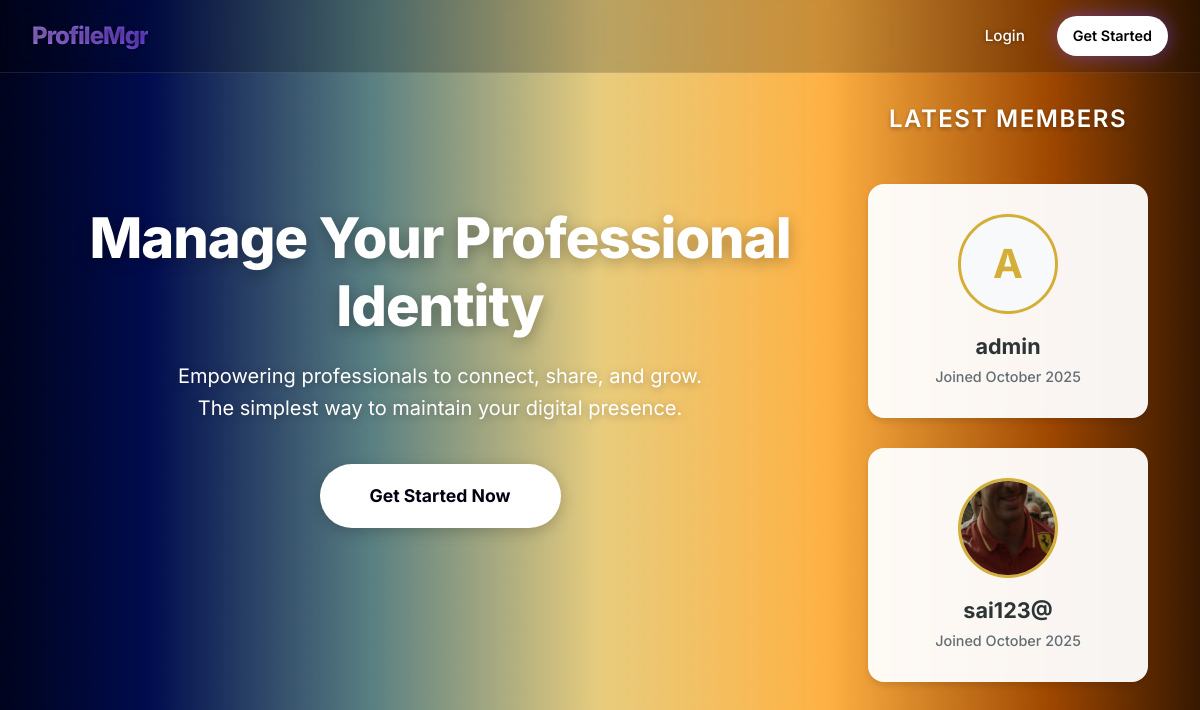
The app's page /, older data.
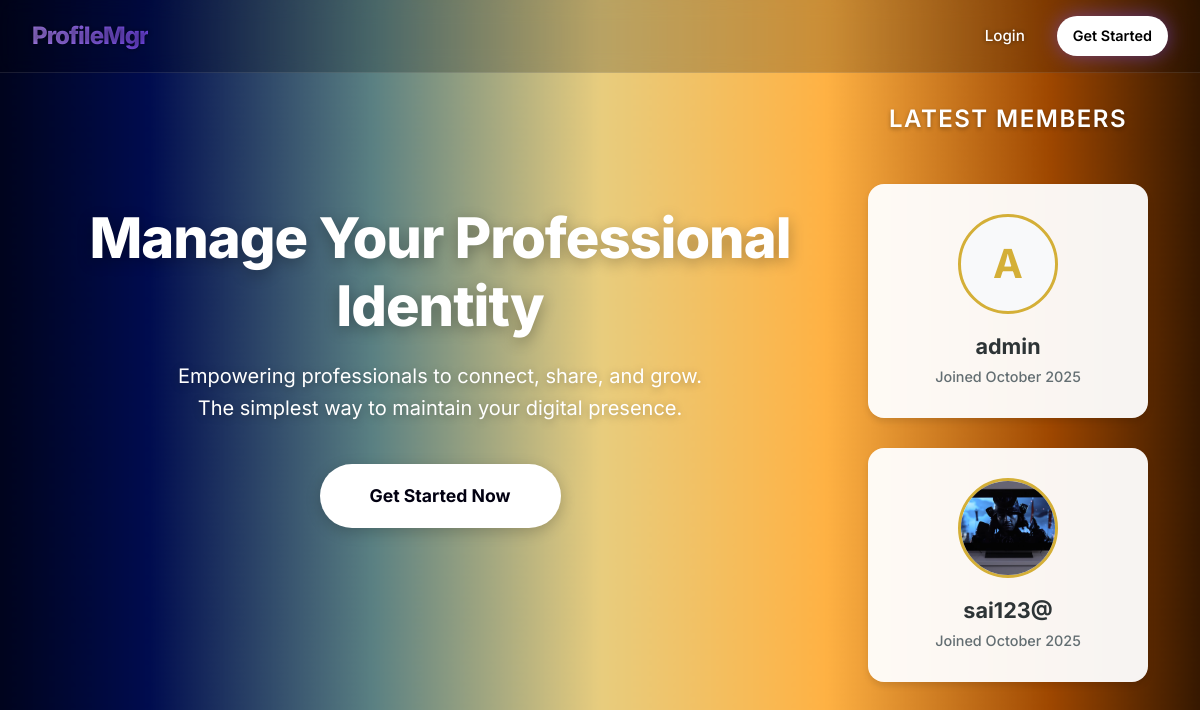
The same page, newer data.
### application/models.py (models this page shows, shortened)
class UserProfile(models.Model):
    user = models.OneToOneField(User, on_delete=models.CASCADE)
    bio = models.TextField(max_length=500, blank=True)
    photo = models.ImageField(upload_to='profile_photos/', blank=True, null=True)
    created_at = models.DateTimeField(auto_now_add=True, db_index=True)

### application/views.py (the view)
# urls.py: path('', views.home, name='home'),
def home(request):
    latest_profiles = UserProfile.objects.select_related('user').order_by('-created_at')[:5]
    total_users = UserProfile.objects.count()
    return render(request, 'home.html', {
        'latest_profiles': latest_profiles,
        'total_users': total_users
    })

### templates/home.html (shortened to what this page needs)
{% extends 'base.html' %}
{% load static %}
{% block content %}
<div class="hero">
  <h1 class="text-focus-in">Manage Your Professional Identity</h1>
  <p class="text-focus-in" style="animation-delay: 0.2s;">Empowering professionals to connect, share, and grow. <br>The
    simplest way to maintain your digital presence.</p>
  {% if not user.is_authenticated %}
  <a href="{% url 'register' %}" class="cta-button">Get Started Now</a>
  {% else %}
  <a href="{% url 'profile' %}" class="cta-button">Go to Dashboard</a>
  {% endif %}
</div>
<div class="profiles-container">
  <h2 class="section-title text-focus-in">Latest Members</h2>
  <div class="grid">
    {% for profile in latest_profiles %}
    <div class="profile-card">
      {% if profile.photo %}
      <img src="{{ profile.photo.url }}" alt="{{ profile.user.username }}" class="profile-avatar">
      {% else %}
      <div class="profile-avatar">
        {{ profile.user.username|make_list|first|upper }}
      </div>
      {% endif %}
      <h3 class="profile-name">{{ profile.user.username }}</h3>
      <div class="profile-meta">Joined {{ profile.user.date_joined|date:"F Y" }}</div>
    </div>
    {% empty %}
    <div style="grid-column: 1/-1; text-align: center; font-size: 1.2rem; opacity: 0.7;">
      No profiles found yet. Be the first to join!
    </div>
    {% endfor %}
  </div>
</div>
{% endblock %}

### templates/base.html (shortened to what this page needs)
{% load static %}
<!doctype html>
<html lang="en">
<head>
    <link rel="stylesheet" href="{% static 'main.css' %}?v={% now 'U' %}">
</head>
<body>
    <nav class="navbar">
        <a href="{% url 'home' %}" class="logo">
            ProfileMgr
        </a>
        <div class="nav-links">
            {% if user.is_authenticated %}
            <a href="{% url 'home' %}"
                class="nav-link {% if request.resolver_match.url_name == 'home' %}active{% endif %}">Home</a>
            <a href="{% url 'profile' %}"
                class="nav-link {% if request.resolver_match.url_name == 'profile' %}active{% endif %}">Profile</a>
            <form method="post" action="{% url 'logout' %}" class="inline-form logout-anim-trigger"
                style="display:inline;">
                {% csrf_token %}
                <button type="submit" class="nav-btn">Logout</button>
            </form>
            {% else %}
            <a href="{% url 'login' %}" class="nav-link">Login</a>
            <a href="{% url 'register' %}" class="nav-btn primary">Get Started</a>
            {% endif %}
        </div>
    </nav>
    <main class="main-content">
        {% block content %}{% endblock %}
    </main>
</body>
</html>

### static/main.css (style rules this page uses)
:root { --bg-deep: #0f0c29; --bg-gradient: linear-gradient(135deg, #0f0c29, #302b63, #24243e); --glass-bg: rgba(255, 255, 255, 0.05); --glass-border: rgba(255, 255, 255, 0.1); --glass-shadow: 0 8px 32px 0 rgba(0, 0, 0, 0.37); --text-primary: #ffffff; --text-secondary: rgba(255, 255, 255, 0.7); --text-muted: rgba(255, 255, 255, 0.5); --accent-primary: #b388ff; --accent-secondary: #7c4dff; --accent-tertiary: #f50057; --accent-glow: 0 0 20px rgba(124, 77, 255, 0.5); --success: #00e676; --error: #ff5252; --space-sm: 8px; --space-md: 16px; --space-lg: 32px; --font-main: 'Inter', ui-sans-serif, system-ui, -apple-system, BlinkMacSystemFont, sans-serif; }
*, *::before, *::after { box-sizing: border-box; margin: 0; padding: 0; }
body { font-family: var(--font-main); background: var(--bg-deep); color: var(--text-primary); min-height: 100vh; line-height: 1.6; overflow-x: hidden; position: relative; -webkit-font-smoothing: antialiased; }
h1, h2, h3, h4, h5, h6 { color: var(--text-primary); font-weight: 700; line-height: 1.2; }
a { color: var(--text-primary); text-decoration: none; transition: all 0.3s ease; }
.navbar { display: flex; justify-content: space-between; align-items: center; padding: var(--space-md) var(--space-lg); background: rgba(15, 12, 41, 0.6); -webkit-backdrop-filter: blur(12px); backdrop-filter: blur(12px); border-bottom: 1px solid var(--glass-border); position: sticky; top: 0; z-index: 100; }
.logo { font-size: 1.5rem; font-weight: 800; background: linear-gradient(to right, #b388ff, #7c4dff); -webkit-background-clip: text; -webkit-text-fill-color: transparent; letter-spacing: -1px; }
.nav-links { display: flex; gap: var(--space-lg); }
.nav-link { font-size: 0.95rem; font-weight: 500; color: var(--text-secondary); position: relative; padding: var(--space-sm) 0; }
.nav-link::after { content: ''; position: absolute; bottom: 0; left: 0; width: 0; height: 2px; background: var(--accent-primary); transition: width 0.3s ease; }
.nav-btn { padding: 8px 16px; background: var(--glass-bg); border: 1px solid var(--glass-border); border-radius: 99px; font-weight: 600; font-size: 0.9rem; transition: all 0.3s ease; cursor: pointer; }
.nav-btn.primary { background: var(--accent-secondary); border-color: var(--accent-secondary); box-shadow: var(--accent-glow); }
.main-content { flex: 1; padding: var(--space-lg); width: 100%; max-width: 1200px; margin: 0 auto; display: flex; justify-content: center; align-items: flex-start; }

### templates/base.html (style rules this page uses)
body { perspective: 1000px; transform-style: preserve-3d; }

Row changes from the older to the newer data that the page shows:
changed UserProfile "sai123@": photo: a different picture
